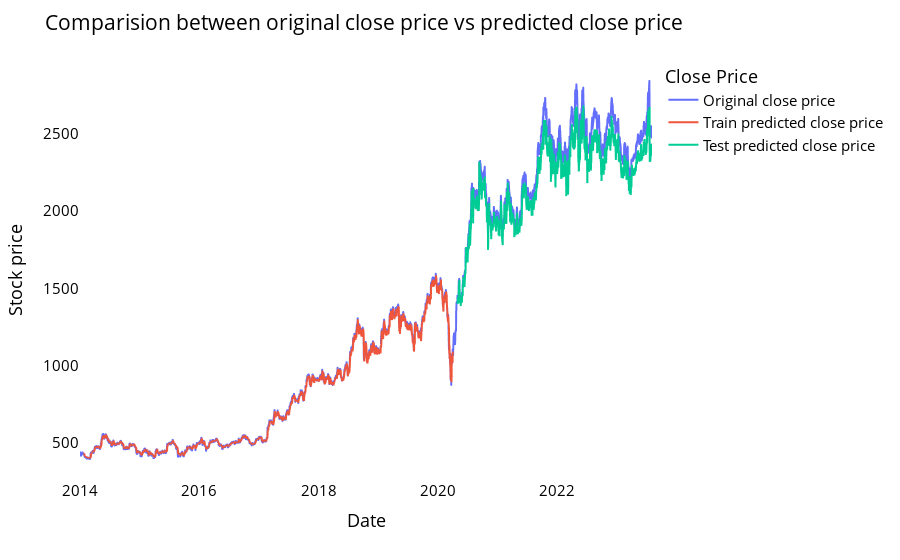

The code cell stored with this chart in its notebook:
### Code cell
look_back=time_step
trainPredictPlot = np.empty_like(closedf)
trainPredictPlot[:, :] = np.nan
trainPredictPlot[look_back:len(train_predict)+look_back, :] = train_predict
print("Train predicted data: ", trainPredictPlot.shape)

# shift test predictions for plotting
testPredictPlot = np.empty_like(closedf)
testPredictPlot[:, :] = np.nan
testPredictPlot[len(train_predict)+(look_back*2)+1:len(closedf)-1, :] = test_predict
print("Test predicted data: ", testPredictPlot.shape)

names = cycle(['Original close price','Train predicted close price','Test predicted close price'])

plotdf = pd.DataFrame({'date': close_stock['date'],
                       'original_close': close_stock['close'],
                      'train_predicted_close': trainPredictPlot.reshape(1,-1)[0].tolist(),
                      'test_predicted_close': testPredictPlot.reshape(1,-1)[0].tolist()})

fig = px.line(plotdf,x=plotdf['date'], y=[plotdf['original_close'],plotdf['train_predicted_close'],
                                          plotdf['test_predicted_close']],
              labels={'value':'Stock price','date': 'Date'})
fig.update_layout(title_text='Comparision between original close price vs predicted close price',
                  plot_bgcolor='white', font_size=15, font_color='black', legend_title_text='Close Price')
fig.for_each_trace(lambda t:  t.update(name = next(names)))

fig.update_xaxes(showgrid=False)
fig.update_yaxes(showgrid=False)
fig.show()

### Figure 1 — Plotly figure (JSON) as saved in the notebook; plotly's stock layout.template omitted (floating-point values rounded to 4 significant figures; data arrays with more than 128 entries replaced by an {"elided": "..."} marker saying what was removed)
{"data": [{"hovertemplate": "variable=original_close<br>Date=%{x}<br>Stock price=%{y}<extra></extra>", "legendgroup": "original_close", "line": {"color": "#636efa", "dash": "solid"}, "marker": {"symbol": "circle"}, "mode": "lines", "name": "Original close price", "showlegend": true, "type": "scattergl", "x": {"elided": "2367 str values"}, "xaxis": "x", "y": {"elided": "2367 float values"}, "yaxis": "y"}, {"hovertemplate": "variable=train_predicted_close<br>Date=%{x}<br>Stock price=%{y}<extra></extra>", "legendgroup": "train_predicted_close", "line": {"color": "#EF553B", "dash": "solid"}, "marker": {"symbol": "circle"}, "mode": "lines", "name": "Train predicted close price", "showlegend": true, "type": "scattergl", "x": {"elided": "2367 str values"}, "xaxis": "x", "y": {"elided": "2367 float values"}, "yaxis": "y"}, {"hovertemplate": "variable=test_predicted_close<br>Date=%{x}<br>Stock price=%{y}<extra></extra>", "legendgroup": "test_predicted_close", "line": {"color": "#00cc96", "dash": "solid"}, "marker": {"symbol": "circle"}, "mode": "lines", "name": "Test predicted close price", "showlegend": true, "type": "scattergl", "x": {"elided": "2367 str values"}, "xaxis": "x", "y": {"elided": "2367 float values"}, "yaxis": "y"}], "layout": {"font": {"color": "black", "size": 15}, "legend": {"title": {"text": "Close Price"}, "tracegroupgap": 0}, "margin": {"t": 60}, "plot_bgcolor": "white", "title": {"text": "Comparision between original close price vs predicted close price"}, "xaxis": {"anchor": "y", "domain": [0, 1], "showgrid": false, "title": {"text": "Date"}}, "yaxis": {"anchor": "x", "domain": [0, 1], "showgrid": false, "title": {"text": "Stock price"}}}}
